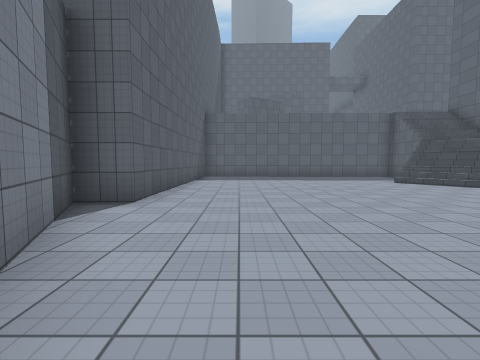
View 1 (above)

13 first-person views from a walk through a scene from a Unity 3-D project. The camera is 1.4 m above the floor, tilts 4° down and sees 85° across. The floor is counted in squares, 2 m on a side. Each view is taken from the middle of a square. On the plan, view 1 faces up. The plan holds only what a view shows up to about 9 squares ahead; the rest is blank. The place goes on beyond the plan. Surface patterns are stand-ins for the level's own textures.

View 2
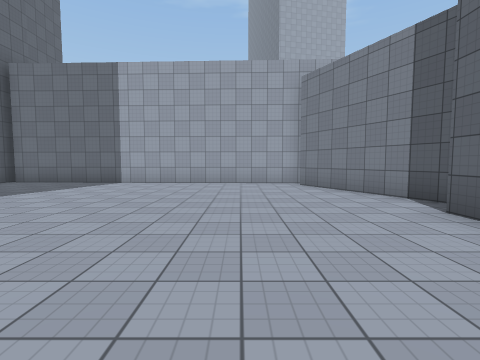

View 3
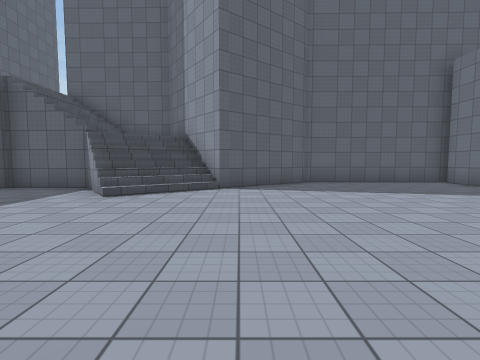

View 4
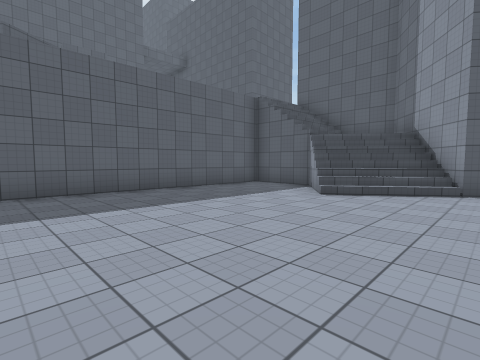

View 5
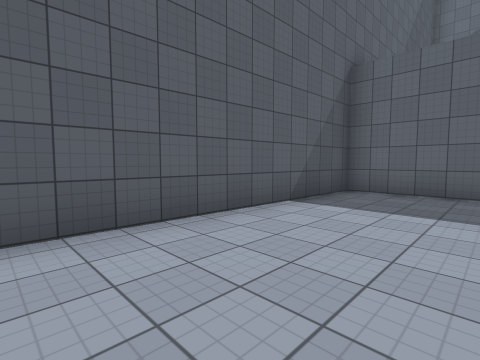

View 6
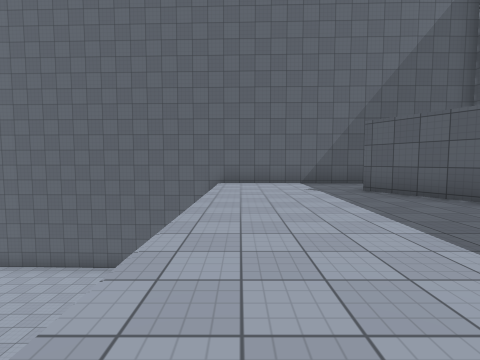

View 7
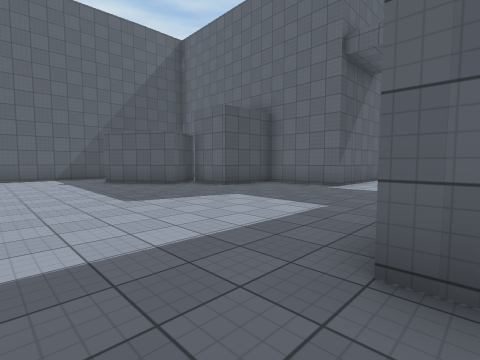

View 8
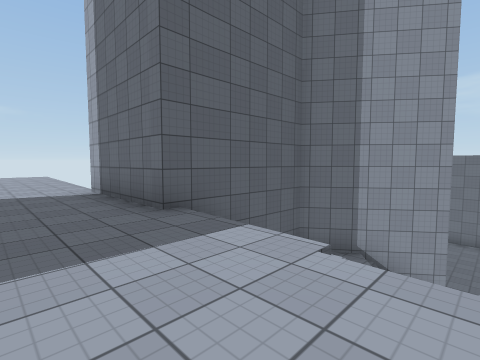

View 9
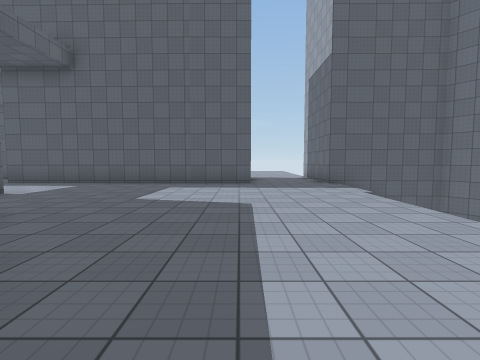

View 10
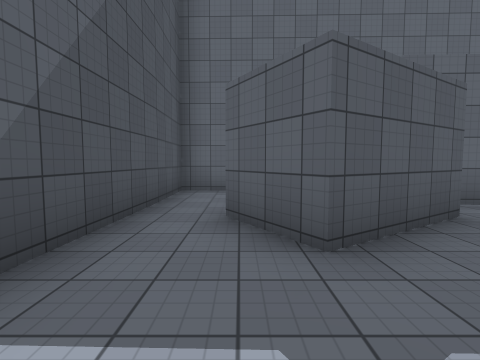

View 11
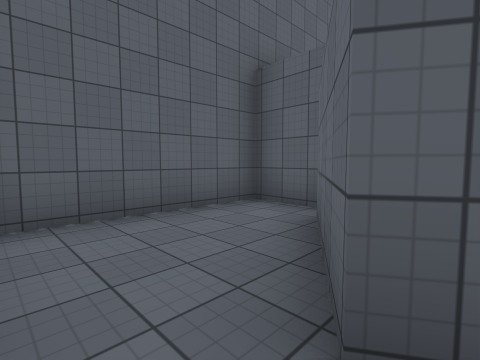

View 12
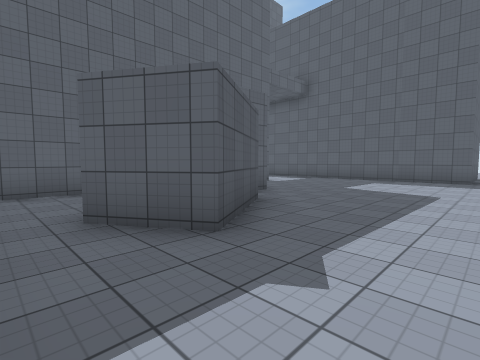

View 13
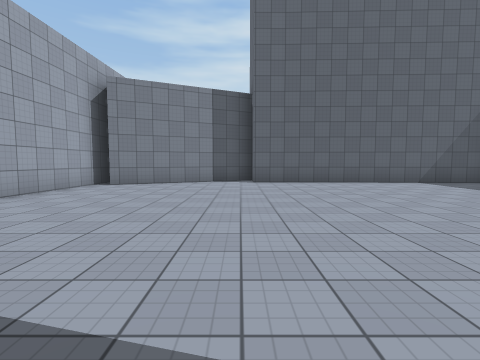

### Floor plan
Key: @ floor where view 1 was taken; # wall or solid block; . main floor; : floor 3 m higher than the main floor; + floor 5.75 m higher than the main floor; / step, stairs or slope.
Columns run from 3 left of view 1 to 17 right of it. Each row starts with its distance up from view 1.
 23           #
 22           # +#
 21           #++#
 20  ##########++#
 19  #++++##+++++#
 18  #++###++++++#
 17  #+###+++++++#
 16  #++#++++++++#
 15  #+++++++++++##
 14  #+++++++++++++++++
 13  #+++++++++++++++++++
 12  #../////////####  ++
 11  #........#//#
 10  #........///#
  9  #......////:#
  8  #.......///##
  7  #.......//##
  6  #........##
  5 ##.........##
  4 #...........#
  3 #...........#
  2 ##..........#
  1  #..........#
  0  ##@........#
 -1   ###########

Where each view was taken, in squares from view 1:
view 1: 0 up, 0 right, facing up
view 2: 8 up, 1 right, facing down
view 3: 6 up, 0 right, facing right
view 4: 6 up, 0 right, facing up-right
view 5: 6 up, 1 right, facing up-left
view 6: 13 up, 7 right, facing left
view 7: 13 up, 10 right, facing up-left
view 8: 14 up, 6 right, facing down-right
view 9: 15 up, 1 right, facing right
view 10: 14 up, 0 right, facing up
view 11: 17 up, 1 left, facing up-right
view 12: 14 up, 1 left, facing up-right
view 13: 4 up, 7 right, facing left
